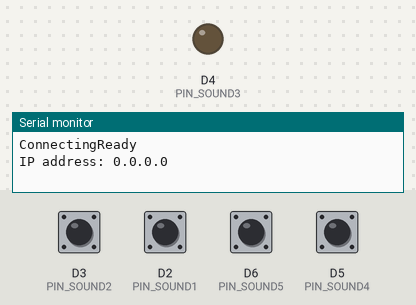
A sketch run on a simulated ESP8266 (NodeMCU). On the bench: output pins drawn as LEDs (lit = HIGH), the last lines printed to the serial monitor. The test bench sets the inputs (shaded band); at power-on: D2 (PIN_SOUND1), D3 (PIN_SOUND2), D5 (PIN_SOUND4), D6 (PIN_SOUND5) HIGH. WiFi joins after 1.5 s; servers stay silent unless stated.

Above: at 1.2 s.
1.3 s: D3 (PIN_SOUND2) pulled LOW for 0.15 s
At 1.8 s:
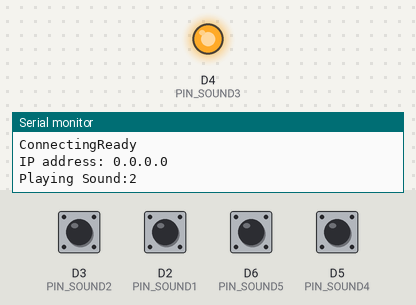
Timing chart, 0 to 4.3 s (numbered marks = the images above; inputs shaded):
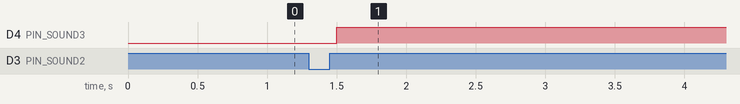

The sketch:

GunSound.ino
```cpp
#include <ESP8266WiFi.h>
#include <ESP8266mDNS.h>
#include <WiFiUdp.h>
#include <ArduinoOTA.h>
#include <WiFiUdp.h>
const char* ssid = "PLAY_DRONETAG";
const char* password = "DRONETAGROCKS";

WiFiUDP udp;

#define PIN_SOUND1 D2
#define PIN_SOUND2 D3
#define PIN_SOUND3 D4
#define PIN_SOUND4 D5
#define PIN_SOUND5 D6

#define PLAYER_ID 1

struct __attribute__((packed)) {
  uint32_t id;
  uint8_t playerID;
  uint8_t soundID;
} soundStruct;

void playSound(uint8_t sound) {
  soundStruct.id++;
  soundStruct.soundID = sound;

  Serial.print("Playing Sound:");
  Serial.println(sound);

IPAddress ip(192,168,1,2);
  udp.beginPacket(ip, 12345);
  udp.write((byte*)&soundStruct, sizeof(soundStruct));
  udp.endPacket();
}

void setup() {
  Serial.begin(115200);
  soundStruct.id = 0;
  soundStruct.playerID = PLAYER_ID;


  pinMode(PIN_SOUND1, INPUT_PULLUP);
  pinMode(PIN_SOUND2, INPUT_PULLUP);
  pinMode(PIN_SOUND3, INPUT_PULLUP);
  pinMode(PIN_SOUND4, INPUT_PULLUP);
  pinMode(PIN_SOUND5, INPUT_PULLUP);

  pinMode(LED_BUILTIN, OUTPUT);
  digitalWrite(LED_BUILTIN, HIGH);

  WiFi.mode(WIFI_STA);
  WiFi.begin(ssid, password);
  bool state = 1;

  Serial.print("Connecting");
  /*while (WiFi.status() != WL_CONNECTED) {
    Serial.print(".");
    digitalWrite(LED_BUILTIN, state);
    state = !state;
    delay(100);
  }
  Serial.println(".. done!");
*/
  // Setup OTA
  ArduinoOTA.begin();
  Serial.println("Ready");
  Serial.print("IP address: ");
  Serial.println(WiFi.localIP());

  attachInterrupt(PIN_SOUND1, playSound1, RISING);
  attachInterrupt(PIN_SOUND2, playSound2, RISING);
  attachInterrupt(PIN_SOUND3, playSound3, RISING);
  attachInterrupt(PIN_SOUND4, playSound4, RISING);
  attachInterrupt(PIN_SOUND5, playSound5, RISING);

}

void playSound1() {
  playSound(1);
}
void playSound2() {
  playSound(2);
}
void playSound3() {
  playSound(3);
}
void playSound4() {
  playSound(4);
}
void playSound5() {
  playSound(5);
}

void loop() {
/*  bool S1 = digitalRead(PIN_SOUND1);
  //bool S2= digitalRead(PIN_SOUND2);
  bool S3 = digitalRead(PIN_SOUND3);

  if(S1 && !lastS1)
    playSound(1);
  //if(S2 && !lastS2)
  //  playSound(2);
  if(S3 && !lastS3)
    playSound(3);

  lastS1 = S1;
  //lastS2 = S2;
  lastS3 = S3;*/
  digitalWrite(LED_BUILTIN, WiFi.status() == WL_CONNECTED);
  ArduinoOTA.handle();
}
```
